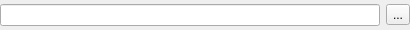
<?xml version="1.0" encoding="UTF-8"?>
<ui version="4.0">
 <class>IntegratedInventoryQueryChooserWidget</class>
 <widget class="QWidget" name="IntegratedInventoryQueryChooserWidget">
  <property name="geometry">
   <rect>
    <x>0</x>
    <y>0</y>
    <width>410</width>
    <height>30</height>
   </rect>
  </property>
  <property name="windowTitle">
   <string>Form</string>
  </property>
  <layout class="QGridLayout" name="gridLayout">
   <property name="leftMargin">
    <number>0</number>
   </property>
   <property name="topMargin">
    <number>0</number>
   </property>
   <property name="rightMargin">
    <number>0</number>
   </property>
   <property name="bottomMargin">
    <number>0</number>
   </property>
   <property name="verticalSpacing">
    <number>0</number>
   </property>
   <item row="0" column="1">
    <widget class="QToolButton" name="chooseQueryBtn">
     <property name="text">
      <string>...</string>
     </property>
    </widget>
   </item>
   <item row="0" column="0">
    <widget class="QLineEdit" name="queryNameLineEdit">
     <property name="readOnly">
      <bool>true</bool>
     </property>
    </widget>
   </item>
  </layout>
 </widget>
 <resources/>
 <connections/>
</ui>
